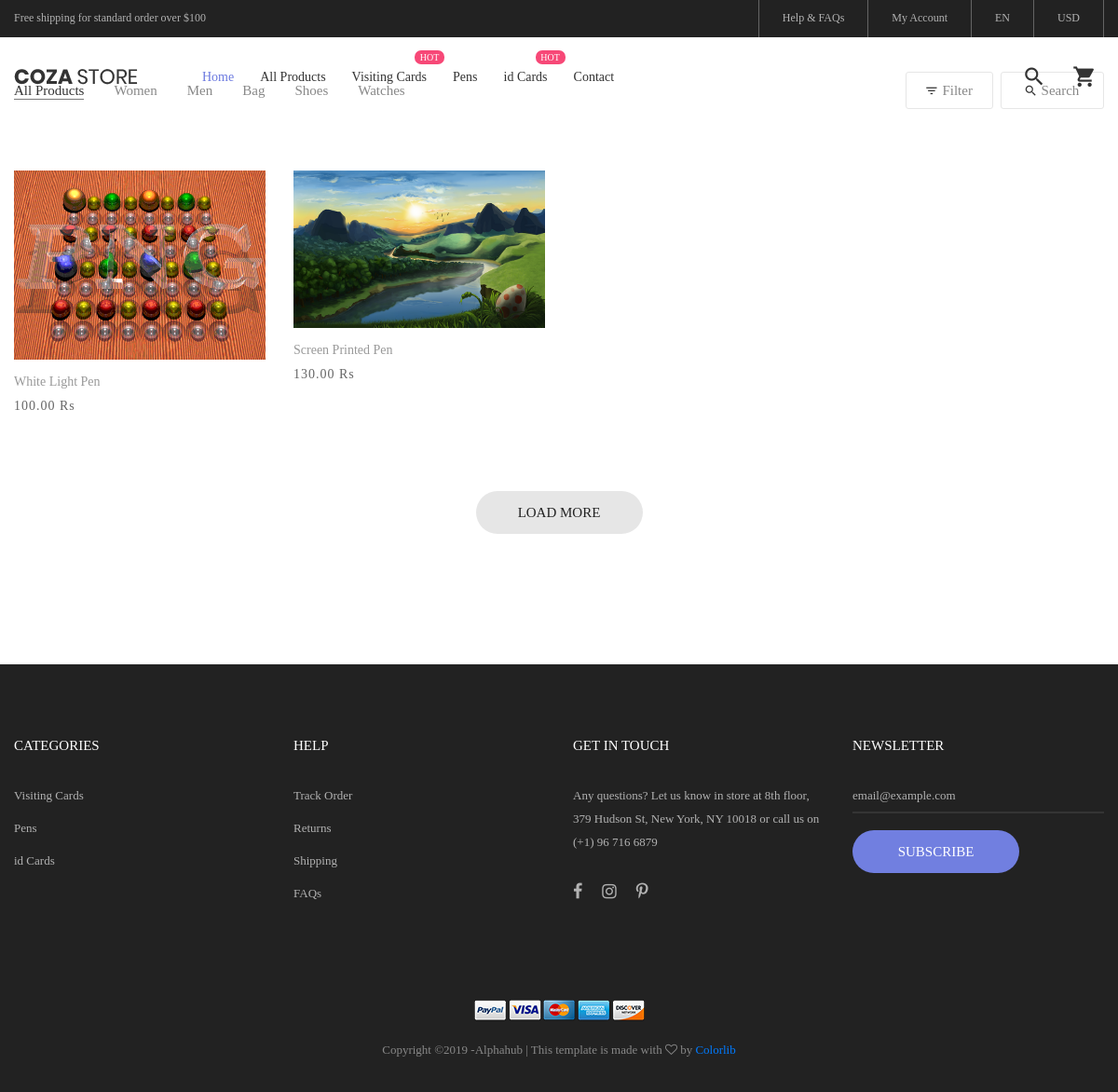
The page /products/category/list/3/ on the database as committed earlier.
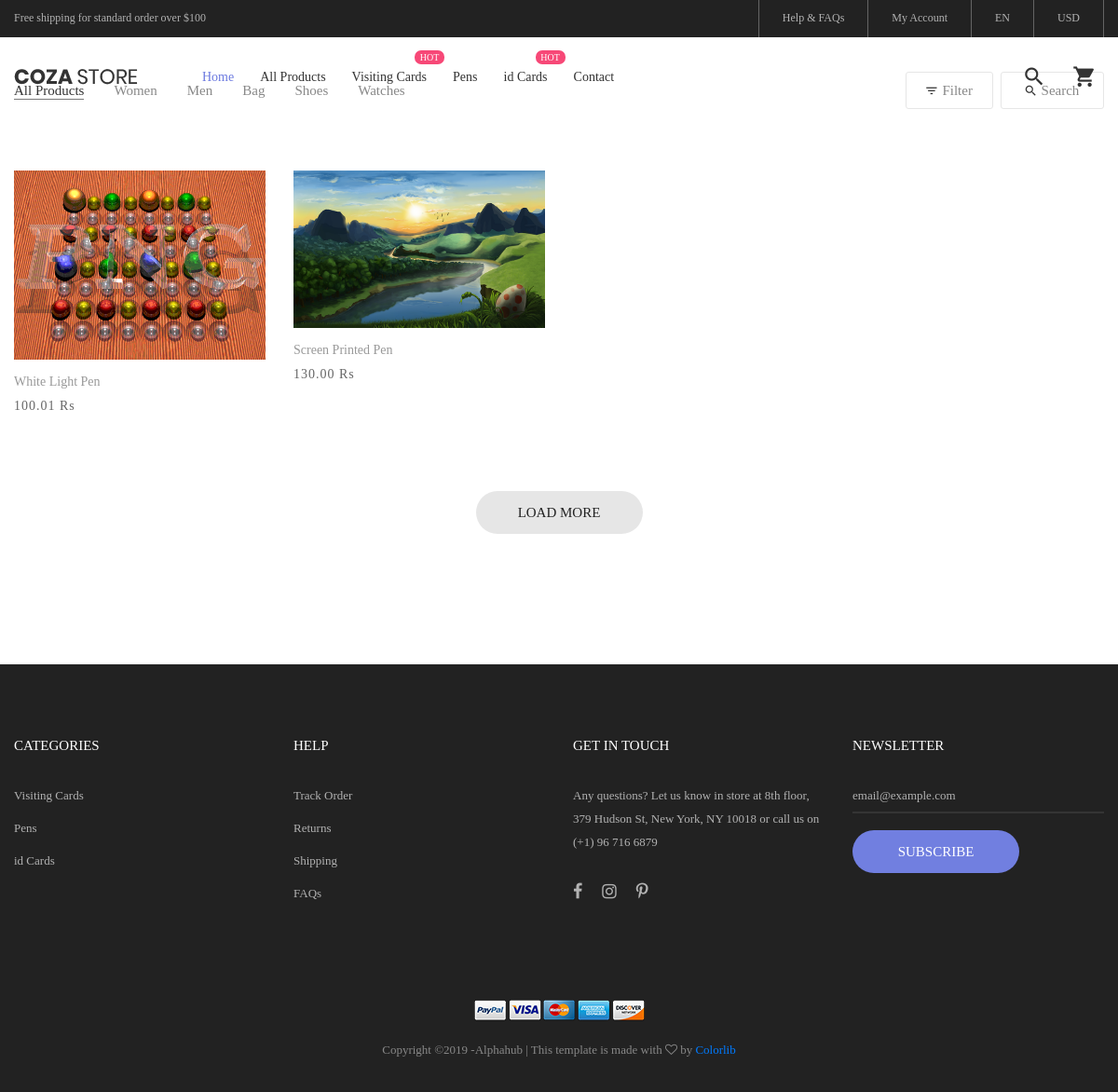
The same page on the database as committed later.
### products/models.py (models this page shows, shortened)
class Product(models.Model):
    name = models.CharField(max_length=128, unique=True)
    slug = models.SlugField(blank=True)
    headline = models.CharField(max_length=264, blank=True)
    product_code = models.CharField(max_length=32, blank=True, null=True)
    category = models.ForeignKey(Category, on_delete=models.PROTECT)
    extra_info = models.TextField(blank=True)
    is_active = models.BooleanField(default=True)
    created_on = models.DateTimeField(auto_now_add=True)
    updated_on = models.DateTimeField(auto_now=True)
    @property
    def get_absolute_url(self):
        return reverse_lazy("products:detail", kwargs={"slug": self.slug})
    @property
    def get_display_text(self):
        return self.name
    @property
    def get_base_photo(self):
        photo = self.photo_set.filter(is_base_photo=True).first()
        if not photo:
            photo = self.photo_set.first()
        return photo
    @property
    def get_display_price(self):
        return "{} Rs".format(self.rate_set.filter(quantity__lte=1000).order_by("-quantity").first().per_piece_amount)

class Photo(models.Model):
    product = models.ForeignKey("Product", on_delete=models.CASCADE)
    photo = models.ImageField(upload_to="products/photos/")
    is_base_photo = models.BooleanField(default=False)
    @property
    def get_photo_url(self):
        return self.photo.url

class Rate(models.Model):
    quantity = models.PositiveSmallIntegerField(default=1, validators=[validate_nonzero, ])
    amount = models.DecimalField(max_digits=7, decimal_places=2)
    product = models.ForeignKey("Product", on_delete=models.CASCADE)
    per_piece_amount = models.DecimalField(max_digits=7, decimal_places=2, blank=True, null=True)

### products/views.py (the view)
# urls.py: url(r"^category/list/(?P<id>[0-9]+)/$", views.CategoryProductListView.as_view(), name="category_products_list"),
class CategoryProductListView(ListView):
    model = Product
    template_name = "products/category_products_list.html"
    context_object_name = "products"
    def get_context_data(self, *, object_list=None, **kwargs):
        context = super().get_context_data()
        if "id" in self.kwargs:
            context['products'] = context['products'].filter(category__id=self.kwargs['id'])
            context['category'] = get_object_or_404(Category, id=self.kwargs['id'])
        return context

### portal/templates/products/category_products_list.html (shortened to what this page needs)
{% extends "portal/base.html" %}
{% block content %}
	<div class="bg0 m-t-23 p-b-140">
		<div class="container">
			<div class="flex-w flex-sb-m p-b-52">
				<div class="flex-w flex-l-m filter-tope-group m-tb-10">
					<button class="stext-106 cl6 hov1 bor3 trans-04 m-r-32 m-tb-5 how-active1" data-filter="*">
						All Products
					</button>
					<button class="stext-106 cl6 hov1 bor3 trans-04 m-r-32 m-tb-5" data-filter=".women">
						Women
					</button>
					<button class="stext-106 cl6 hov1 bor3 trans-04 m-r-32 m-tb-5" data-filter=".men">
						Men
					</button>
					<button class="stext-106 cl6 hov1 bor3 trans-04 m-r-32 m-tb-5" data-filter=".bag">
						Bag
					</button>
					<button class="stext-106 cl6 hov1 bor3 trans-04 m-r-32 m-tb-5" data-filter=".shoes">
						Shoes
					</button>
					<button class="stext-106 cl6 hov1 bor3 trans-04 m-r-32 m-tb-5" data-filter=".watches">
						Watches
					</button>
				</div>
				<div class="flex-w flex-c-m m-tb-10">
					<div class="flex-c-m stext-106 cl6 size-104 bor4 pointer hov-btn3 trans-04 m-r-8 m-tb-4 js-show-filter">
						<i class="icon-filter cl2 m-r-6 fs-15 trans-04 zmdi zmdi-filter-list"></i>
						 Filter
					</div>
					<div class="flex-c-m stext-106 cl6 size-105 bor4 pointer hov-btn3 trans-04 m-tb-4 js-show-search">
						<i class="icon-search cl2 m-r-6 fs-15 trans-04 zmdi zmdi-search"></i>
						Search
					</div>
				</div>
			</div>
			<div class="row isotope-grid">
                {% for product in products %}
				    <div class="col-sm-6 col-md-4 col-lg-3 p-b-35 isotope-item women">
                        <div class="block2">
                            <div class="block2-pic hov-img0">
                                <img src="{{ product.get_base_photo.get_photo_url }}" alt="IMG-PRODUCT">
                            </div>
                            <div class="block2-txt flex-w flex-t p-t-14">
                                <div class="block2-txt-child1 flex-col-l ">
                                    <a href="{{ product.get_absolute_url }}" class="stext-104 cl4 hov-cl1 trans-04 js-name-b2 p-b-6">
                                        {{ product.get_display_text}}
                                    </a>
                                    <span class="stext-105 cl3">
                                        {{ product.get_display_price }}
                                    </span>
                                </div>
                            </div>
                        </div>
                    </div>
                {% endfor %}
			</div>
			<div class="flex-c-m flex-w w-full p-t-45">
				<a href="#" class="flex-c-m stext-101 cl5 size-103 bg2 bor1 hov-btn1 p-lr-15 trans-04">
					Load More
				</a>
			</div>
		</div>
	</div>
{% endblock %}

### portal/templates/portal/base.html (shortened to what this page needs)
{% load static %}
<!DOCTYPE html>
<html lang="en">
<head>
	<link rel="stylesheet" type="text/css" href="{% static "vendor/bootstrap/css/bootstrap.min.css" %}">
	<link rel="stylesheet" type="text/css" href="{% static "fonts/font-awesome-4.7.0/css/font-awesome.min.css" %}">
	<link rel="stylesheet" type="text/css" href="{% static "fonts/iconic/css/material-design-iconic-font.min.css" %}">
	<link rel="stylesheet" type="text/css" href="{% static "fonts/linearicons-v1.0.0/icon-font.min.css" %}">
	<link rel="stylesheet" type="text/css" href="{% static "vendor/animate/animate.css" %}">
	<link rel="stylesheet" type="text/css" href="{% static "vendor/css-hamburgers/hamburgers.min.css" %}">
	<link rel="stylesheet" type="text/css" href="{% static "vendor/animsition/css/animsition.min.css" %}">
	<link rel="stylesheet" type="text/css" href="{% static "vendor/select2/select2.min.css" %}">
	<link rel="stylesheet" type="text/css" href="{% static "vendor/daterangepicker/daterangepicker.css" %}">
	<link rel="stylesheet" type="text/css" href="{% static "vendor/slick/slick.css" %}">
	<link rel="stylesheet" type="text/css" href="{% static "vendor/MagnificPopup/magnific-popup.css" %}">
	<link rel="stylesheet" type="text/css" href="{% static "vendor/perfect-scrollbar/perfect-scrollbar.css" %}">
	<link rel="stylesheet" type="text/css" href="{% static "css/util.css" %}">
	<link rel="stylesheet" type="text/css" href="{% static "css/main.css" %}">
</head>
<body class="animsition">
    {% include "portal/header.html" %}
    {% block content %}
    {% endblock %}
    {% include "portal/footer.html" %}
</body>
</html>

### portal/templates/portal/header.html (shortened to what this page needs)
{% load static %}
{% load portal_tags %}
	<header>
		<div class="container-menu-desktop">
			<div class="top-bar">
				<div class="content-topbar flex-sb-m h-full container">
					<div class="left-top-bar">
						Free shipping for standard order over $100
					</div>
					<div class="right-top-bar flex-w h-full">
						<a href="#" class="flex-c-m trans-04 p-lr-25">
							Help & FAQs
						</a>
						<a href="#" class="flex-c-m trans-04 p-lr-25">
							My Account
						</a>
						<a href="#" class="flex-c-m trans-04 p-lr-25">
							EN
						</a>
						<a href="#" class="flex-c-m trans-04 p-lr-25">
							USD
						</a>
					</div>
				</div>
			</div>
			<div class="wrap-menu-desktop">
				<nav class="limiter-menu-desktop container">
					<a href="#" class="logo">
						<img src="{% static "images/icons/logo-01.png" %}" alt="IMG-LOGO">
					</a>
					<div class="menu-desktop">
						<ul class="main-menu">
							<li class="active-menu">
								<a href="{% url "portal:home" %}">Home</a>
							</li>
							<li>
								<a href="{% url "products:list" %}">All Products</a>
							</li>
							<li class="label1" data-label1="hot">
								<a href="{% get_category_url_by_name_contains "visiting card" %}">Visiting Cards</a>
							</li>
                            <li >
								<a href="{% get_category_url_by_name_contains "pens" %}">Pens</a>
							</li>
                            <li class="label1" data-label1="hot">
								<a href="{% get_category_url_by_name_contains "id card" %}">id Cards</a>
							</li>
							<li>
								<a href="{% url "portal:contact" %}">Contact</a>
							</li>
						</ul>
					</div>
					<div class="wrap-icon-header flex-w flex-r-m">
						<div class="icon-header-item cl2 hov-cl1 trans-04 p-l-22 p-r-11 js-show-modal-search">
							<i class="zmdi zmdi-search"></i>
						</div>
                        <a href="{% url "carts:cart_view" %}">
                            <div class="icon-header-item cl2 hov-cl1 trans-04 p-l-22 p-r-11">
                                <i class="zmdi zmdi-shopping-cart"></i>
                            </div>
                        </a>
					</div>
				</nav>
			</div>
		</div>
	</header>

### portal/templates/portal/footer.html (shortened to what this page needs)
{% load static %}
{% load portal_tags %}
	<footer class="bg3 p-t-75 p-b-32">
		<div class="container">
			<div class="row">
				<div class="col-sm-6 col-lg-3 p-b-50">
					<h4 class="stext-301 cl0 p-b-30">
						Categories
					</h4>
					<ul>
						<li class="p-b-10">
							<a href="{% get_category_url_by_name_contains "visiting card" %}" class="stext-107 cl7 hov-cl1 trans-04">
								Visiting Cards
							</a>
						</li>
						<li class="p-b-10">
							<a href="{% get_category_url_by_name_contains "pen" %}" class="stext-107 cl7 hov-cl1 trans-04">
								Pens
							</a>
						</li>
						<li class="p-b-10">
							<a href="{% get_category_url_by_name_contains "id card" %}" class="stext-107 cl7 hov-cl1 trans-04">
								id Cards
							</a>
						</li>
					</ul>
				</div>
				<div class="col-sm-6 col-lg-3 p-b-50">
					<h4 class="stext-301 cl0 p-b-30">
						Help
					</h4>
					<ul>
						<li class="p-b-10">
							<a href="#" class="stext-107 cl7 hov-cl1 trans-04">
								Track Order
							</a>
						</li>
						<li class="p-b-10">
							<a href="#" class="stext-107 cl7 hov-cl1 trans-04">
								Returns
							</a>
						</li>
						<li class="p-b-10">
							<a href="#" class="stext-107 cl7 hov-cl1 trans-04">
								Shipping
							</a>
						</li>
						<li class="p-b-10">
							<a href="#" class="stext-107 cl7 hov-cl1 trans-04">
								FAQs
							</a>
						</li>
					</ul>
				</div>
				<div class="col-sm-6 col-lg-3 p-b-50">
					<h4 class="stext-301 cl0 p-b-30">
						GET IN TOUCH
					</h4>
					<p class="stext-107 cl7 size-201">
						Any questions? Let us know in store at 8th floor, 379 Hudson St, New York, NY 10018 or call us on (+1) 96 716 6879
					</p>
					<div class="p-t-27">
						<a href="#" class="fs-18 cl7 hov-cl1 trans-04 m-r-16">
							<i class="fa fa-facebook"></i>
						</a>
						<a href="#" class="fs-18 cl7 hov-cl1 trans-04 m-r-16">
							<i class="fa fa-instagram"></i>
						</a>
						<a href="#" class="fs-18 cl7 hov-cl1 trans-04 m-r-16">
							<i class="fa fa-pinterest-p"></i>
						</a>
					</div>
				</div>
				<div class="col-sm-6 col-lg-3 p-b-50">
					<h4 class="stext-301 cl0 p-b-30">
						Newsletter
					</h4>
					<form>
						<div class="wrap-input1 w-full p-b-4">
							<input class="input1 bg-none plh1 stext-107 cl7" type="text" name="email" placeholder="email@example.com">
						</div>
						<div class="p-t-18">
							<button class="flex-c-m stext-101 cl0 size-103 bg1 bor1 hov-btn2 p-lr-15 trans-04">
								Subscribe
							</button>
						</div>
					</form>
				</div>
			</div>
			<div class="p-t-40">
				<div class="flex-c-m flex-w p-b-18">
					<a href="#" class="m-all-1">
						<img src="{% static "images/icons/icon-pay-01.png" %}" alt="ICON-PAY">
					</a>
					<a href="#" class="m-all-1">
						<img src="{% static "images/icons/icon-pay-02.png" %}" alt="ICON-PAY">
					</a>
					<a href="#" class="m-all-1">
						<img src="{% static "images/icons/icon-pay-03.png" %}" alt="ICON-PAY">
					</a>
					<a href="#" class="m-all-1">
						<img src="{% static "images/icons/icon-pay-04.png" %}" alt="ICON-PAY">
					</a>
					<a href="#" class="m-all-1">
						<img src="{% static "images/icons/icon-pay-05.png" %}" alt="ICON-PAY">
					</a>
				</div>
				<p class="stext-107 cl6 txt-center">
Copyright &copy;<script>document.write(new Date().getFullYear());</script> -Alphahub | This template is made with <i class="fa fa-heart-o" aria-hidden="true"></i> by <a href="https://colorlib.com" target="_blank">Colorlib</a>
				</p>
			</div>
		</div>
	</footer>

Rows that differ between the two databases and show on the page:
changed Product "White Light Pen": get_display_price "100.00 Rs" → "100.01 Rs"
